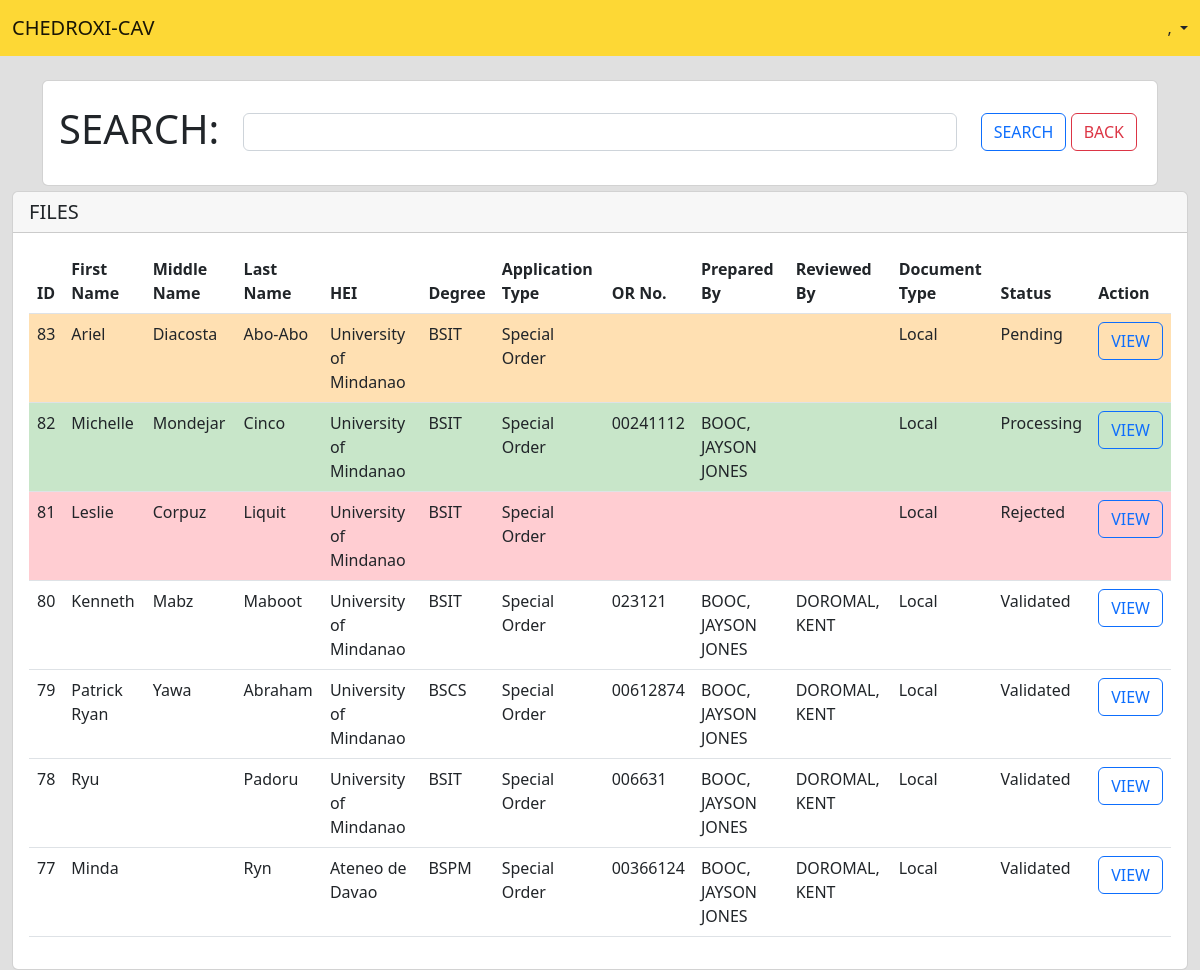
The page /pages/admin/pages/viewFiles.php on the database as committed earlier.
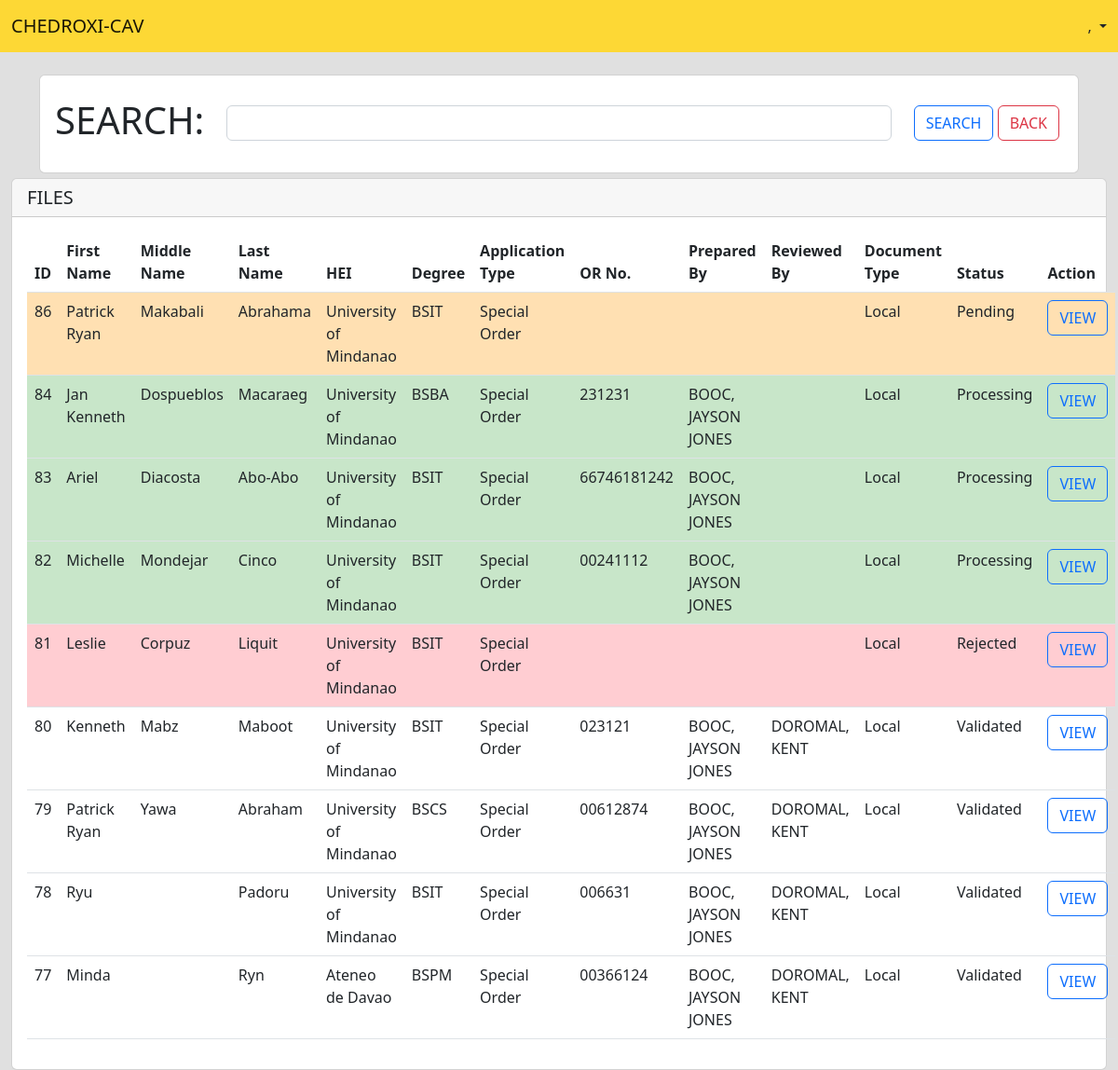
The same page on the database as committed later.
### tables this page shows
CREATE TABLE `tbl_process` (
  `ID` int(11) NOT NULL,
  `schoolID` int(11) NOT NULL,
  `firstName` varchar(50) NOT NULL,
  `middleName` varchar(50) NOT NULL,
  `lastName` varchar(50) NOT NULL,
  `courseID` int(11) NOT NULL,
  `applicationType` varchar(20) NOT NULL,
  `mode` varchar(20) NOT NULL,
  `SOnumber` varchar(20) DEFAULT NULL,
  `graduationDate` varchar(30) NOT NULL,
  `syStarted` varchar(30) NOT NULL,
  `syEnded` varchar(30) NOT NULL,
  `documentType` varchar(10) NOT NULL,
  `requestLetter` blob NOT NULL,
  `indorsementLetter` blob NOT NULL,
  `tor` blob NOT NULL,
  `diploma` blob NOT NULL,
  `ORnumber` varchar(30) DEFAULT NULL,
  `preparedBy` varchar(50) DEFAULT NULL,
  `reviewedBy` varchar(50) DEFAULT NULL,
  `commissionerID` int(11) DEFAULT NULL,
  `status` varchar(11) NOT NULL,
  `created_at` date DEFAULT NULL,
  `updated_at` date DEFAULT NULL,
  `updatedby` varchar(50) DEFAULT NULL,
  `active` varchar(3) NOT NULL
);

CREATE TABLE `tbl_schools` (
  `schoolID` int(11) NOT NULL,
  `schoolDesc` varchar(50) NOT NULL,
  `schoolCity` varchar(30) NOT NULL,
  `active` varchar(3) NOT NULL
);

CREATE TABLE `tbl_courses` (
  `courseID` int(11) NOT NULL,
  `schoolID` int(11) NOT NULL,
  `courseTitle` varchar(30) NOT NULL,
  `courseDesc` varchar(50) NOT NULL,
  `active` varchar(3) NOT NULL
);

### pages/admin/pages/viewFiles.php (the view, shortened to what this page needs)
<?php
require_once "../../../modules/dbconnection.php";
$UID = $_SESSION['UID'];
$sql = "select * from tbl_users where userID='$UID' limit 1";
$result = mysqli_query($connection,$sql);
$fetch=mysqli_fetch_assoc($result);
$user = $fetch['lastname'] . ', ' . $fetch['firstname'];
$search = $_GET['search'];
$sql = "select a.id,firstname,middlename,lastname,schooldesc,coursetitle,applicationtype,ornumber,preparedby,reviewedby,documenttype,status from tbl_process a inner join tbl_schools b inner join tbl_courses c where a.schoolid=b.schoolid and a.courseid=c.courseid and (firstname like '%$search%' or lastname like '%$search%' or schooldesc like '%$search%' or status like '%$search%') and a.active='yes' order by a.id desc limit 10";
$result = mysqli_query($connection,$sql);
?>
<!doctype html>
<html>
    <head>
        <link href="https://cdn.jsdelivr.net/npm/bootstrap@5.2.1/dist/css/bootstrap.min.css" rel="stylesheet">
    </head>
    <body class="body-bg">
        <nav class="navbar fixed-top" style="background-color: #FDD835;">
            <div class="container-fluid">
                <a class="navbar-brand">CHEDROXI-CAV</a>
                <li class="nav-item dropdown d-flex">
                    <a class="nav-link dropdown-toggle" href="#" role="button" data-bs-toggle="dropdown" aria-expanded="false"><?= $user ?></a>
                </li>
            </div>
        </nav>
        <div class="container">
            <div class="card">
                <div class="card-body">
                    <form method='POST' action="../../../modules/admin-viewfiles-route.php">
                        <div class="row">
                            <div class="col-2 mt-2"><label class="form-label"><h1>SEARCH:</h1></label></div>
                            <div class="col-8 mt-3">
                                <input type="text" class="form-control" name="search">
                            </div>
                            <div class="col-2 mt-3">
                                <input type="submit" class="btn btn-outline-primary" value="SEARCH">
                                <a href="../index.php" class="btn btn-outline-danger">BACK</a>
                            </div>
                        </div>
                    </form>
                </div>
            </div>
        </div>
        <div class="container-fluid">
            <div class="card">
                <h5 class="card-header">FILES</h5>
                <div class="card-body">
                    <table class="table">
                        <thead>
                            <tr>
                                <th>ID</th>
                                <th>First Name</th>
                                <th>Middle Name</th>
                                <th>Last Name</th>
                                <th>HEI</th>
                                <th>Degree</th>
                                <th>Application Type</th>
                                <th>OR No.</th>
                                <th>Prepared By</th>
                                <th>Reviewed By</th>
                                <th>Document Type</th>
                                <th>Status</th>
                                <th>Action</th>
                            </tr>
                        </thead>
                        <tbody>
                            <?php while($fetch = mysqli_fetch_assoc($result)) { ?>
                                <tr <?php if ($fetch['status'] == 'Pending') {echo "style='background-color:#FFE0B2;'";} elseif ($fetch['status'] == 'Processing') {echo "style='background-color:#C8E6C9;'";} elseif ($fetch['status'] == 'Rejected') {echo "style='background-color:#FFCDD2;'";}?>>
                                    <td><?=$fetch['id']?></td>
                                    <td><?=$fetch['firstname']?></td>
                                    <td><?=$fetch['middlename']?></td>
                                    <td><?=$fetch['lastname']?></td>
                                    <td><?=$fetch['schooldesc']?></td>
                                    <td><?=$fetch['coursetitle']?></td>
                                    <td><?=$fetch['applicationtype']?></td>
                                    <td><?=$fetch['ornumber']?></td>
                                    <td><?=$fetch['preparedby']?></td>
                                    <td><?=$fetch['reviewedby']?></td>
                                    <td><?=$fetch['documenttype']?></td>
                                    <td><?=$fetch['status']?></td>
                                    <td><a href="viewFileDetails.php?id=<?=$fetch['id']?>" class="btn btn-outline-primary">VIEW</a></td>
                                </tr>
                            <?php } ?>
                        </tbody>
                    </table>
                </div>
            </div>
        </div>
    </body>
</html>

### pages/admin/pages/viewFiles.php (style rules this page uses)
.container { margin-top: 80px; margin-bottom: 5px; }
.body-bg { background-color:#E0E0E0; }

Rows that differ between the two databases and show on the page:
added tbl_process: ID "86", firstName "Patrick Ryan", middleName "Makabali", lastName "Abrahama", schoolID.schoolDesc "University of Mindanao", courseID.courseTitle "BSIT", applicationType "Special Order", documentType "Local", status "Pending"
added tbl_process: ID "84", firstName "Jan Kenneth", middleName "Dospueblos", lastName "Macaraeg", schoolID.schoolDesc "University of Mindanao", courseID.courseTitle "BSBA", applicationType "Special Order", ORnumber "231231", preparedBy "BOOC, JAYSON JONES", documentType "Local", status "Processing"
changed tbl_process "Ariel": ORnumber (not shown) → "66746181242"; preparedBy (not shown) → "BOOC, JAYSON JONES"; status "Pending" → "Processing"
